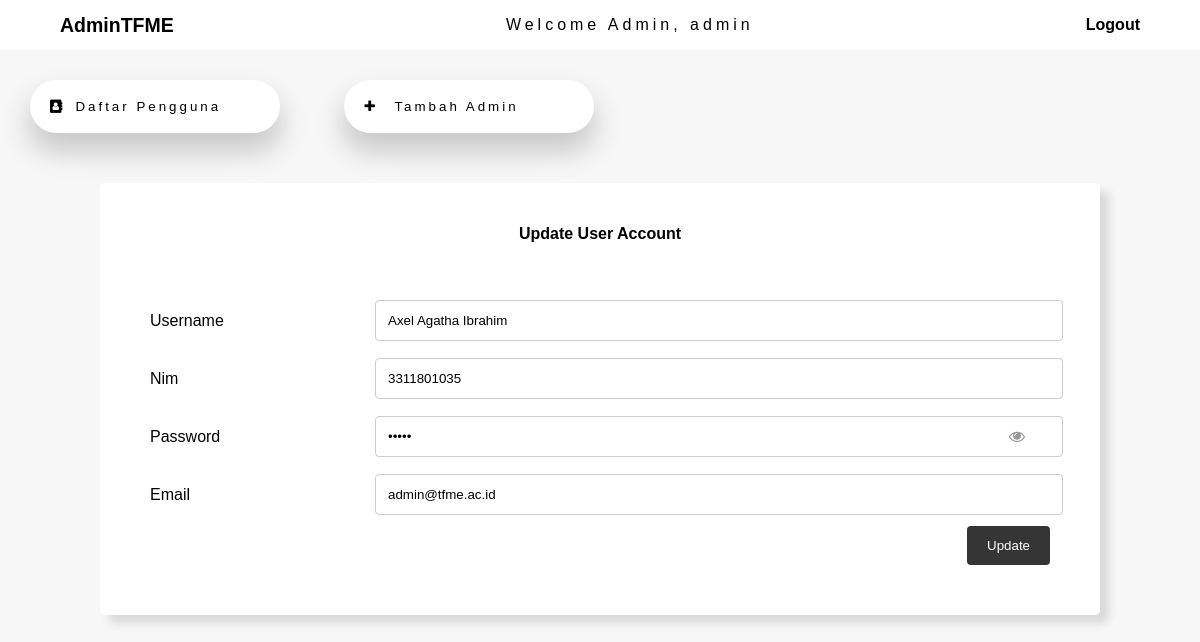
The app's page /admin/ubah.php?id=37 (signed in) with its own data.
### tables this page shows
CREATE TABLE `tb_user` (
  `id` int(11) NOT NULL,
  `nama` varchar(50) NOT NULL,
  `psw` varchar(50) NOT NULL,
  `depart` varchar(100) NOT NULL,
  `email` varchar(50) NOT NULL,
  `nim` varchar(10) NOT NULL,
  `lastactivity` datetime NOT NULL DEFAULT current_timestamp(),
  `logout` datetime NOT NULL DEFAULT current_timestamp()
);

### admin/functions.php (called while the page is built, shortened)
<?php
$conn = mysqli_connect("localhost", "root", "", "interactive");
function query($query){
    global $conn;
    $result = mysqli_query($conn, $query);
    $rows = [];
    while ( $row = mysqli_fetch_assoc($result)){
        $rows[] = $row;
    }
    return $rows;
    var_dump($rows);
}
?>

### admin/ubah.php (the view, shortened to what this page needs)
<?php
require "functions.php";
$id = $_GET["id"];
$mhs = query("SELECT* FROM tb_user WHERE id = $id")[0];
?>
<!DOCTYPE html>
<html lang="en">
<head>
    <link rel="stylesheet" href="css/ubah.css">
    <link rel="stylesheet" href="css/tambah-admin.css">
    <link rel="stylesheet" href="https://stackpath.bootstrapcdn.com/font-awesome/4.7.0/css/font-awesome.min.css">
</head>
<body>
    <nav>
        <div class="kiri">
            <h2>AdminTFME</h2>
        </div>
        <div class="title">
            <p>Welcome Admin, <?= $_SESSION["adm"]["username"] ?></p>
        </div>
        <div class="kanan">
            <a href="logout.php">Logout</a>
        </div>
    </nav>
    <div class="sidebar">
        <a href="index.php" class="btn active"><button><i class="fa fa-address-book fa-sm" aria-hidden="true"></i>Daftar
                Pengguna</button></a>
        <a href="tambahAdmin.php" class="btn"><button><i class="fa fa-plus" aria-hidden="true"></i> Tambah
                Admin</button></a>
    </div>
    <section>
        <div class="container box">
            <h4>
                <center>Update User Account</center>
            </h4>
            <form action="" method="post">
                <div class="row">
                    <div class="col-25">
                        <label for="fname">Username</label>
                    </div>
                    <div class="col-75" >
                        <input type="text" style="text-transform: capitalize;" id="fname" name="firstname" value="<?= $mhs["nama"]; ?>">
                    </div>
                </div>
                <div class="row">
                    <div class="col-25">
                        <label for="nim">Nim</label>
                    </div>
                    <div class="col-75">
                        <input type="text" id="nim" name="nim" value="<?= $mhs["nim"]; ?>">
                    </div>
                </div>
                <div class="row">
                    <div class="col-25">
                        <label for="password">Password</label>
                    </div>
                    <div class="col-75">
                        <i class="fa fa-eye" id="eye"></i>
                        <input type="password" id="pwd" name="password" value="<?= $mhs["psw"]; ?>">
                    </div>
                </div>
                <div class="row">
                    <div class="col-25">
                        <label for="text">Email</label>
                    </div>
                    <div class="col-75">
                        <input type="email" id="text" name="email" value="<?= $mhs["email"]; ?>">
                    </div>
                </div>
                <div class="row">
                    <input type="submit" value="Update" name="submit">
                </div>
            </form>
        </div>
    </section>
</body>
</html>

### admin/css/ubah.css (style rules this page uses)
form { padding: 20px; box-sizing: border-box; }
section { margin-top: 20px; display: flex; justify-content: center; }
.box { box-shadow: 9px 8px 10px 0px rgba(0,0,0,0.12); }
.col-75 { position: relative; }
.col-75 i { position: absolute; top: 0; right: 0; transform: translate(-25px, 12px); color: #999; cursor: pointer; }

### admin/css/tambah-admin.css (style rules this page uses)
* { font-family: Helvetica, Arial, sans-serif; }
body { margin: 0; background-color: rgb(247, 247, 247); }
h2 { margin: 15px 0 15px 0; text-align: center; }
nav { display: flex; flex: 1; justify-content: space-between; width: 100%; align-items: center; height: 50px; background-color: white; }
nav div { margin: 60px; }
nav .kiri { font-size: 13px; }
nav .title { font-weight: 400px; letter-spacing: 4px; }
nav .kanan a { font-weight: 700; color: black; text-decoration: none; }
input[type=text], input[type=password], input[type=email], select, textarea { width: 98%; padding: 12px; border: 1px solid #ccc; border-radius: 4px; resize: vertical; }
label { padding: 12px 12px 12px 0; display: inline-block; }
input[type=submit] { background-color: rgb(53, 53, 53); color: white; padding: 12px 20px; border: none; border-radius: 4px; cursor: pointer; float: right; }
.container { z-index: 6; width: 80%; margin: auto; border-radius: 5px; background-color: #ffffff; padding: 20px; }
.col-25 { float: left; width: 25%; margin-top: 6px; }
.col-75 { float: left; width: 75%; margin-top: 6px; }
.col-75 { position: relative; }
.col-75 i { position: absolute; top: 0; right: 0; transform: translate(-25px, 12px); color: #999; cursor: pointer; }
.row { margin: 10px; }
.row:after { content: ""; display: table; clear: both; }
.sidebar button { width: 250px; border: none; flex-direction: column; height: auto; color: black; text-decoration: none; margin: 10px; padding: 10px; box-sizing: border-box; border-radius: 30px; cursor: pointer; background-color: white; box-shadow: 0px 17px 28px 2px rgba(0, 0, 0, 0.19); }
.sidebar a button i { padding: 10px; }
.sidebar a button { text-align: left; box-sizing: border-box; display: inline-block; letter-spacing: 3px; font-weight: 530; margin: 30px 30px; text-decoration: none; color: black; }
button,input:focus { outline: 0; }

### records on screen
tb_user: firstname "axel agatha ibrahim", nim "3311801035", email "admin@tfme.ac.id"

### other values on screen
$_SESSION["adm"]["username"] "admin"
